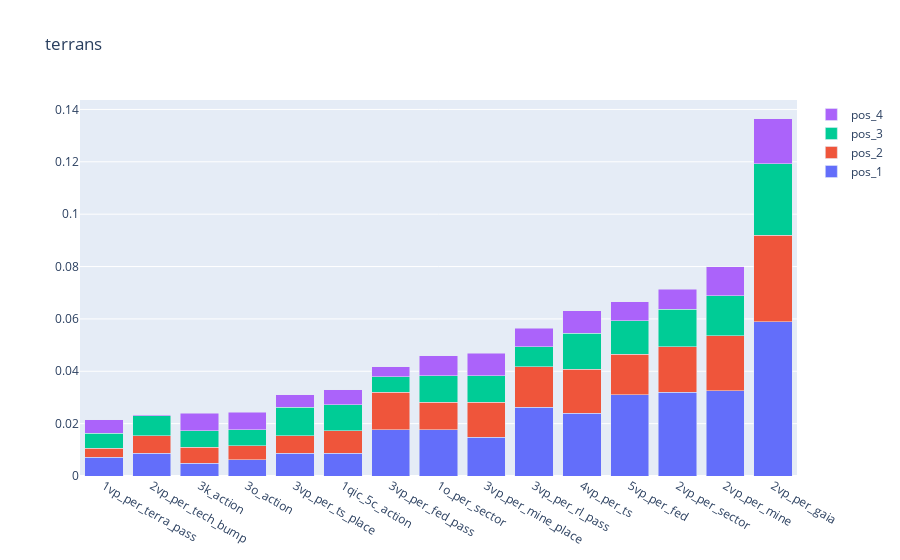
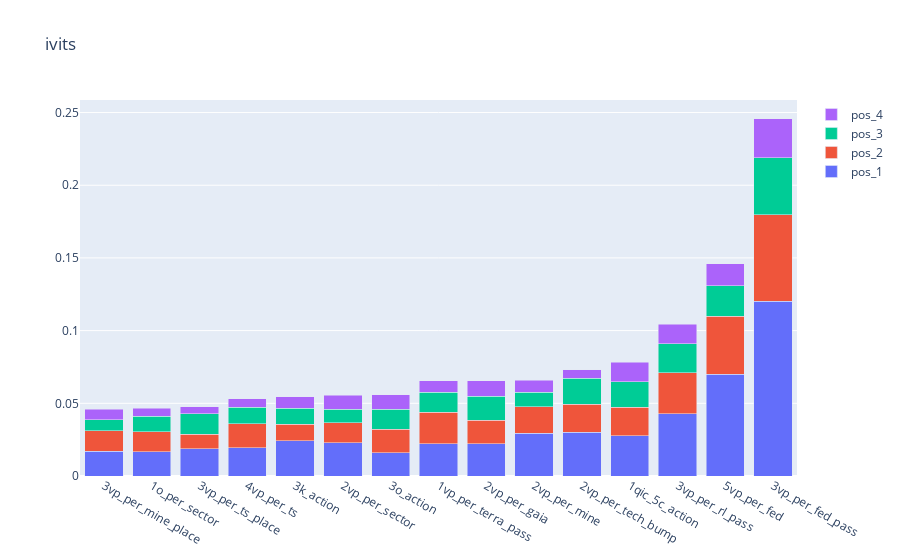
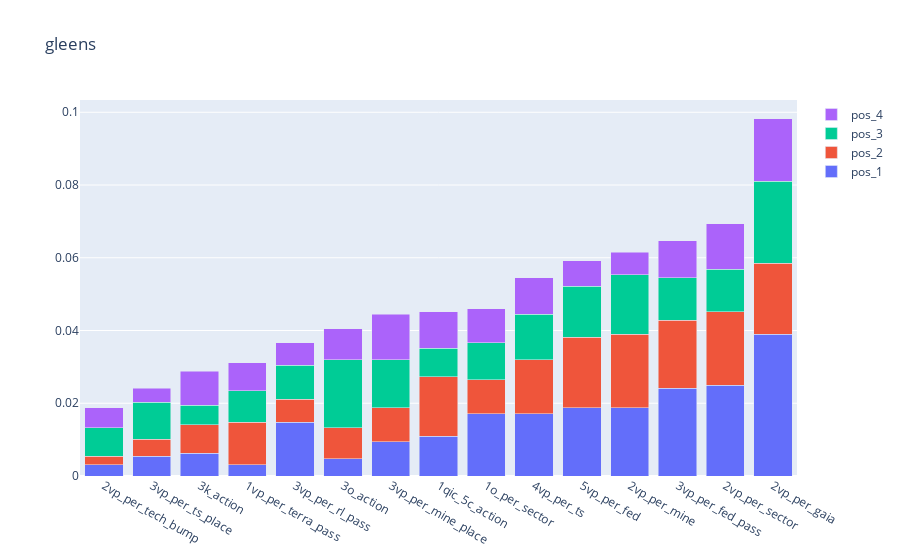
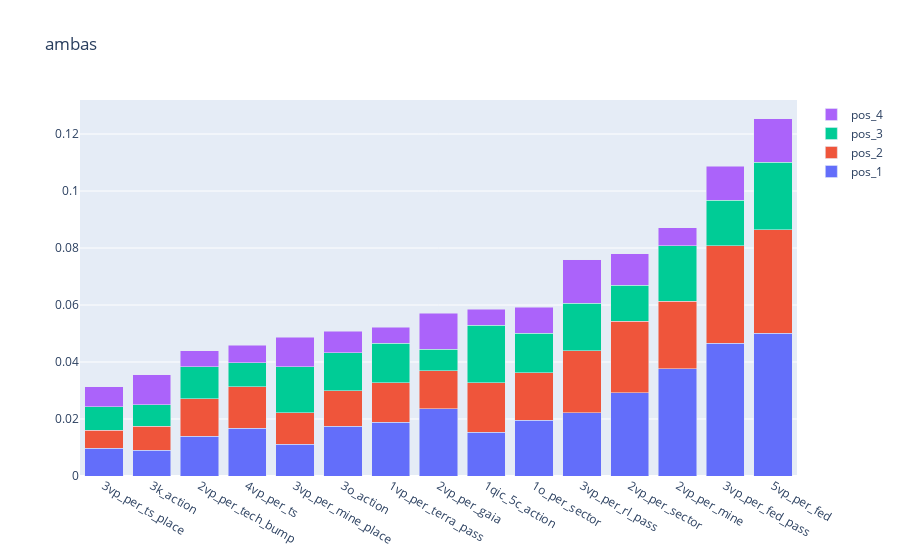

Source (notebook cell) for these figures, in order:
### Code cell
for faction in factions:
    factions_pos = []
    for pos in range(4):
        factions_pos.append(dat_4[dat_4["pos_" + str(pos + 1) +"_faction"] == faction])
    factions_in = pd.concat(factions_pos, ignore_index=True)
    
    
    if len(factions_in) == 0:
        factions_in.head()
        raise ValueError('faction not found: ' + faction)
    
    fig = go.Figure()

    x = []
    for val in adv_techs.values():
        x.append(val)
    

    for i in range(4):
        y = []
        for tech in adv_techs.values():
            df = factions_pos[i]
            y.append(len(df[df['pos_' + str(i + 1) + '_adv_tech_taken_' + tech] == True]) / len(factions_in))
    
        fig.add_trace(go.Bar(x=x, y=y, name='pos_' + str(i+1)))


    fig.update_layout(barmode='stack')
    fig.update_xaxes(categoryorder='total ascending')
    fig.update_layout(title_text=faction)
    fig.write_html("./adv_techs_analysis/" + faction + ".html")
    fig.show()

### Figure 1 — Plotly figure (JSON) as saved in the notebook; plotly's stock layout.template omitted (floating-point values rounded to 4 significant figures)
{"data": [{"name": "pos_1", "type": "bar", "x": ["3vp_per_fed_pass", "2vp_per_tech_bump", "1qic_5c_action", "2vp_per_mine", "3vp_per_rl_pass", "1o_per_sector", "1vp_per_terra_pass", "2vp_per_gaia", "4vp_per_ts", "2vp_per_sector", "3o_action", "5vp_per_fed", "3k_action", "3vp_per_mine_place", "3vp_per_ts_place"], "y": [0.01771, 0.008617, 0.008617, 0.03255, 0.02633, 0.01771, 0.00718, 0.05888, 0.02393, 0.03207, 0.006223, 0.03112, 0.004787, 0.01484, 0.008617]}, {"name": "pos_2", "type": "bar", "x": ["3vp_per_fed_pass", "2vp_per_tech_bump", "1qic_5c_action", "2vp_per_mine", "3vp_per_rl_pass", "1o_per_sector", "1vp_per_terra_pass", "2vp_per_gaia", "4vp_per_ts", "2vp_per_sector", "3o_action", "5vp_per_fed", "3k_action", "3vp_per_mine_place", "3vp_per_ts_place"], "y": [0.01436, 0.006702, 0.008617, 0.02106, 0.01532, 0.01053, 0.003351, 0.03303, 0.01675, 0.01723, 0.005266, 0.01532, 0.006223, 0.0134, 0.006702]}, {"name": "pos_3", "type": "bar", "x": ["3vp_per_fed_pass", "2vp_per_tech_bump", "1qic_5c_action", "2vp_per_mine", "3vp_per_rl_pass", "1o_per_sector", "1vp_per_terra_pass", "2vp_per_gaia", "4vp_per_ts", "2vp_per_sector", "3o_action", "5vp_per_fed", "3k_action", "3vp_per_mine_place", "3vp_per_ts_place"], "y": [0.005744, 0.007659, 0.01005, 0.01532, 0.007659, 0.01005, 0.005744, 0.02729, 0.01388, 0.01436, 0.006223, 0.01292, 0.006223, 0.01005, 0.01101]}, {"name": "pos_4", "type": "bar", "x": ["3vp_per_fed_pass", "2vp_per_tech_bump", "1qic_5c_action", "2vp_per_mine", "3vp_per_rl_pass", "1o_per_sector", "1vp_per_terra_pass", "2vp_per_gaia", "4vp_per_ts", "2vp_per_sector", "3o_action", "5vp_per_fed", "3k_action", "3vp_per_mine_place", "3vp_per_ts_place"], "y": [0.00383, 0.0004787, 0.005744, 0.01101, 0.00718, 0.007659, 0.005266, 0.01723, 0.008617, 0.007659, 0.006702, 0.00718, 0.006702, 0.008617, 0.004787]}], "layout": {"barmode": "stack", "title": {"text": "terrans"}, "xaxis": {"categoryorder": "total ascending"}}}

### Figure 2 — Plotly figure (JSON) as saved in the notebook; plotly's stock layout.template omitted (floating-point values rounded to 4 significant figures)
{"data": [{"name": "pos_1", "type": "bar", "x": ["3vp_per_fed_pass", "2vp_per_tech_bump", "1qic_5c_action", "2vp_per_mine", "3vp_per_rl_pass", "1o_per_sector", "1vp_per_terra_pass", "2vp_per_gaia", "4vp_per_ts", "2vp_per_sector", "3o_action", "5vp_per_fed", "3k_action", "3vp_per_mine_place", "3vp_per_ts_place"], "y": [0.1204, 0.02995, 0.02773, 0.0294, 0.04271, 0.01664, 0.02219, 0.02219, 0.01941, 0.02274, 0.01608, 0.06988, 0.0244, 0.01719, 0.01886]}, {"name": "pos_2", "type": "bar", "x": ["3vp_per_fed_pass", "2vp_per_tech_bump", "1qic_5c_action", "2vp_per_mine", "3vp_per_rl_pass", "1o_per_sector", "1vp_per_terra_pass", "2vp_per_gaia", "4vp_per_ts", "2vp_per_sector", "3o_action", "5vp_per_fed", "3k_action", "3vp_per_mine_place", "3vp_per_ts_place"], "y": [0.05935, 0.01941, 0.01941, 0.0183, 0.02829, 0.01387, 0.02163, 0.01608, 0.01664, 0.01387, 0.01608, 0.03993, 0.01109, 0.01387, 0.009983]}, {"name": "pos_3", "type": "bar", "x": ["3vp_per_fed_pass", "2vp_per_tech_bump", "1qic_5c_action", "2vp_per_mine", "3vp_per_rl_pass", "1o_per_sector", "1vp_per_terra_pass", "2vp_per_gaia", "4vp_per_ts", "2vp_per_sector", "3o_action", "5vp_per_fed", "3k_action", "3vp_per_mine_place", "3vp_per_ts_place"], "y": [0.03938, 0.01775, 0.01775, 0.009983, 0.01997, 0.01054, 0.01387, 0.01664, 0.01109, 0.009429, 0.01387, 0.02108, 0.01109, 0.007765, 0.01387]}, {"name": "pos_4", "type": "bar", "x": ["3vp_per_fed_pass", "2vp_per_tech_bump", "1qic_5c_action", "2vp_per_mine", "3vp_per_rl_pass", "1o_per_sector", "1vp_per_terra_pass", "2vp_per_gaia", "4vp_per_ts", "2vp_per_sector", "3o_action", "5vp_per_fed", "3k_action", "3vp_per_mine_place", "3vp_per_ts_place"], "y": [0.02662, 0.006101, 0.01331, 0.008319, 0.01331, 0.005546, 0.007765, 0.01054, 0.006101, 0.009429, 0.009983, 0.01498, 0.007765, 0.00721, 0.004992]}], "layout": {"barmode": "stack", "title": {"text": "ivits"}, "xaxis": {"categoryorder": "total ascending"}}}

### Figure 3 — Plotly figure (JSON) as saved in the notebook; plotly's stock layout.template omitted (floating-point values rounded to 4 significant figures)
{"data": [{"name": "pos_1", "type": "bar", "x": ["3vp_per_fed_pass", "2vp_per_tech_bump", "1qic_5c_action", "2vp_per_mine", "3vp_per_rl_pass", "1o_per_sector", "1vp_per_terra_pass", "2vp_per_gaia", "4vp_per_ts", "2vp_per_sector", "3o_action", "5vp_per_fed", "3k_action", "3vp_per_mine_place", "3vp_per_ts_place"], "y": [0.02416, 0.003118, 0.01091, 0.01871, 0.01481, 0.01715, 0.003118, 0.03897, 0.01715, 0.02494, 0.004677, 0.01871, 0.006235, 0.009353, 0.005456]}, {"name": "pos_2", "type": "bar", "x": ["3vp_per_fed_pass", "2vp_per_tech_bump", "1qic_5c_action", "2vp_per_mine", "3vp_per_rl_pass", "1o_per_sector", "1vp_per_terra_pass", "2vp_per_gaia", "4vp_per_ts", "2vp_per_sector", "3o_action", "5vp_per_fed", "3k_action", "3vp_per_mine_place", "3vp_per_ts_place"], "y": [0.01871, 0.002338, 0.01637, 0.02027, 0.006235, 0.009353, 0.01169, 0.01949, 0.01481, 0.02027, 0.008574, 0.01949, 0.007794, 0.009353, 0.004677]}, {"name": "pos_3", "type": "bar", "x": ["3vp_per_fed_pass", "2vp_per_tech_bump", "1qic_5c_action", "2vp_per_mine", "3vp_per_rl_pass", "1o_per_sector", "1vp_per_terra_pass", "2vp_per_gaia", "4vp_per_ts", "2vp_per_sector", "3o_action", "5vp_per_fed", "3k_action", "3vp_per_mine_place", "3vp_per_ts_place"], "y": [0.01169, 0.007794, 0.007794, 0.01637, 0.009353, 0.01013, 0.008574, 0.0226, 0.01247, 0.01169, 0.01871, 0.01403, 0.005456, 0.01325, 0.01013]}, {"name": "pos_4", "type": "bar", "x": ["3vp_per_fed_pass", "2vp_per_tech_bump", "1qic_5c_action", "2vp_per_mine", "3vp_per_rl_pass", "1o_per_sector", "1vp_per_terra_pass", "2vp_per_gaia", "4vp_per_ts", "2vp_per_sector", "3o_action", "5vp_per_fed", "3k_action", "3vp_per_mine_place", "3vp_per_ts_place"], "y": [0.01013, 0.005456, 0.01013, 0.006235, 0.006235, 0.009353, 0.007794, 0.01715, 0.01013, 0.01247, 0.008574, 0.007015, 0.009353, 0.01247, 0.003897]}], "layout": {"barmode": "stack", "title": {"text": "gleens"}, "xaxis": {"categoryorder": "total ascending"}}}

### Figure 4 — Plotly figure (JSON) as saved in the notebook; plotly's stock layout.template omitted (floating-point values rounded to 4 significant figures)
{"data": [{"name": "pos_1", "type": "bar", "x": ["3vp_per_fed_pass", "2vp_per_tech_bump", "1qic_5c_action", "2vp_per_mine", "3vp_per_rl_pass", "1o_per_sector", "1vp_per_terra_pass", "2vp_per_gaia", "4vp_per_ts", "2vp_per_sector", "3o_action", "5vp_per_fed", "3k_action", "3vp_per_mine_place", "3vp_per_ts_place"], "y": [0.04666, 0.01393, 0.01532, 0.0376, 0.02228, 0.0195, 0.0188, 0.02368, 0.01671, 0.02925, 0.01741, 0.05014, 0.009053, 0.01114, 0.009749]}, {"name": "pos_2", "type": "bar", "x": ["3vp_per_fed_pass", "2vp_per_tech_bump", "1qic_5c_action", "2vp_per_mine", "3vp_per_rl_pass", "1o_per_sector", "1vp_per_terra_pass", "2vp_per_gaia", "4vp_per_ts", "2vp_per_sector", "3o_action", "5vp_per_fed", "3k_action", "3vp_per_mine_place", "3vp_per_ts_place"], "y": [0.03412, 0.01323, 0.01741, 0.02368, 0.02159, 0.01671, 0.01393, 0.01323, 0.01462, 0.02507, 0.01253, 0.03621, 0.008357, 0.01114, 0.006267]}, {"name": "pos_3", "type": "bar", "x": ["3vp_per_fed_pass", "2vp_per_tech_bump", "1qic_5c_action", "2vp_per_mine", "3vp_per_rl_pass", "1o_per_sector", "1vp_per_terra_pass", "2vp_per_gaia", "4vp_per_ts", "2vp_per_sector", "3o_action", "5vp_per_fed", "3k_action", "3vp_per_mine_place", "3vp_per_ts_place"], "y": [0.01602, 0.01114, 0.02019, 0.0195, 0.01671, 0.01393, 0.01393, 0.00766, 0.008357, 0.01253, 0.01323, 0.02368, 0.00766, 0.01602, 0.008357]}, {"name": "pos_4", "type": "bar", "x": ["3vp_per_fed_pass", "2vp_per_tech_bump", "1qic_5c_action", "2vp_per_mine", "3vp_per_rl_pass", "1o_per_sector", "1vp_per_terra_pass", "2vp_per_gaia", "4vp_per_ts", "2vp_per_sector", "3o_action", "5vp_per_fed", "3k_action", "3vp_per_mine_place", "3vp_per_ts_place"], "y": [0.01184, 0.005571, 0.005571, 0.006267, 0.01532, 0.009053, 0.005571, 0.01253, 0.006267, 0.01114, 0.00766, 0.01532, 0.01045, 0.01045, 0.006964]}], "layout": {"barmode": "stack", "title": {"text": "ambas"}, "xaxis": {"categoryorder": "total ascending"}}}
